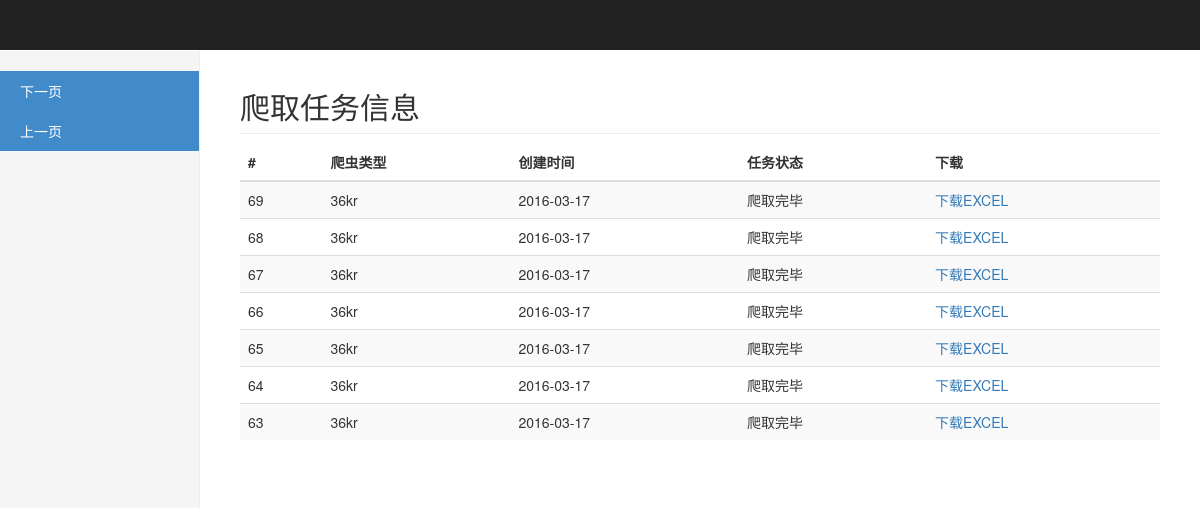
The page /pages?page=20 on the database its author committed.
### tables this page shows
CREATE TABLE crawler_task(
    id INTEGER PRIMARY KEY AUTOINCREMENT,
    crawler_spider VARCHAR(64),
    create_time TimeStamp NOT NULL DEFAULT CURRENT_TIMESTAMP,
    state varchar(1)
);

### web/server.py (the view)
@app.route('/')
@app.route('/pages')
def index():
    page = request.args.get('page', '0')
    sqlite3db = Sqlite3DB()
    tasks = sqlite3db.find_task_by_limit(page)
    return render_template('list.html', list=tasks, pre=0 if int(page) - 20 < 0 else int(page) - 20,
                           next=int(page) + 20)

### db/databases.py (called while the page is built)
    def find_task_by_limit(self, limit):
        sql = "select id,crawler_spider,date(create_time) as today ,state from crawler_task order by id desc limit %s,%s" % (limit, 20)
        cursor = self.connection.cursor()
        cursor.execute(sql)
        tasks = []
        for record in cursor.fetchall():
            task = dict()
            task['id'] = record[0]
            task['crawler_spider'] = record[1]
            task['today'] = record[2]
            task['state'] = record[3]
            tasks.append(task)
        cursor.close()
        return tasks

### web/templates/list.html (shortened to what this page needs)
<!DOCTYPE html>
<html lang="zh-CN">
<head>
    <link href="{{url_for('static', filename='bootstrap.css')}}" rel="stylesheet">
    <link href="{{url_for('static', filename='dashboard.css')}}" rel="stylesheet">
</head>
<body>
<nav class="navbar navbar-inverse navbar-fixed-top">
</nav>
<div class="container-fluid">
    <div class="row">
        <div class="col-sm-3 col-md-2 sidebar">
            <ul class="nav nav-sidebar">
                <li class="active"><a href="pages?page={{next}}">下一页</a></li>
                <li class="active"><a href="pages?page={{pre}}">上一页</a></li>
            </ul>
        </div>
        <div class="col-sm-9 col-sm-offset-3 col-md-10 col-md-offset-2 main">
            <h2 class="sub-header">爬取任务信息</h2>
            <div class="table-responsive">
                <table class="table table-striped">
                    <thead>
                    <tr>
                        <th>#</th>
                        <th>爬虫类型</th>
                        <th>创建时间</th>
                        <th>任务状态</th>
                        <th>下载</th>
                    </tr>
                    </thead>
                    <tbody>
                    {% for item in list %}
                    <tr>
                        <td>{{item.id}}</td>
                        <td>{{item.crawler_spider}}</td>
                        <td>{{item.today}}</td>
                        <td>{% if item.state == 1 %}
                            爬取中
                            {% else %}爬取完毕{% endif %}
                        </td>
                        <td><a href="download/{{item.crawler_spider}}/{{item.today}}" style="cursor">下载EXCEL</a>
                    </tr>
                    {% endfor %}
                    </tbody>
                </table>
            </div>
        </div>
    </div>
</div>
</body>
</html>

### web/static/dashboard.css (style rules this page uses)
body { padding-top: 50px; }
.sub-header { padding-bottom: 10px; border-bottom: 1px solid #eee; }
.navbar-fixed-top { border: 0; }
.sidebar { display: none; }
@media (min-width: 768px) { .sidebar { position: fixed; top: 51px; bottom: 0; left: 0; z-index: 1000; display: block; padding: 20px; overflow-x: hidden; overflow-y: auto; background-color: #f5f5f5; border-right: 1px solid #eee; } }
.nav-sidebar { margin-right: -21px; margin-bottom: 20px; margin-left: -20px; }
.nav-sidebar > li > a { padding-right: 20px; padding-left: 20px; }
.nav-sidebar > .active > a, .nav-sidebar > .active > a:hover, .nav-sidebar > .active > a:focus { color: #fff; background-color: #428bca; }
.main { padding: 20px; }
@media (min-width: 768px) { .main { padding-right: 40px; padding-left: 40px; } }

### rows shown on the page
crawler_task: id "69", crawler_spider "36kr", today "2016-03-17", state "爬取完毕"
crawler_task: id "68", crawler_spider "36kr", today "2016-03-17", state "爬取完毕"
crawler_task: id "67", crawler_spider "36kr", today "2016-03-17", state "爬取完毕"
crawler_task: id "66", crawler_spider "36kr", today "2016-03-17", state "爬取完毕"
crawler_task: id "65", crawler_spider "36kr", today "2016-03-17", state "爬取完毕"
crawler_task: id "64", crawler_spider "36kr", today "2016-03-17", state "爬取完毕"
crawler_task: id "63", crawler_spider "36kr", today "2016-03-17", state "爬取完毕"
